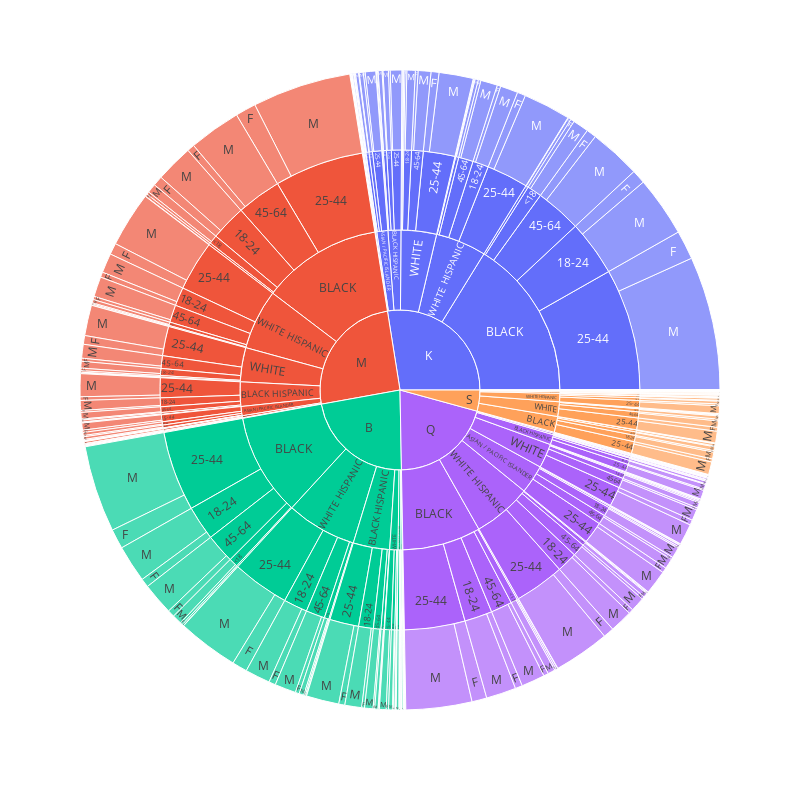

The notebook cell saved with this chart:
### Code cell
# Creating a chart to display the data.

fig = px.sunburst(monthly_sorted_df, path=['ARREST_BORO', 'PERP_RACE', 'AGE_GROUP', 'PERP_SEX'], values='counts')

fig.update_layout(width=800, height=800)

fig.show()

### Figure 1 — Plotly figure (JSON) as saved in the notebook; plotly's stock layout.template omitted (floating-point values rounded to 4 significant figures; data arrays with more than 128 entries replaced by an {"elided": "..."} marker saying what was removed)
{"data": [{"branchvalues": "total", "domain": {"x": [0, 1], "y": [0, 1]}, "hovertemplate": "labels=%{label}<br>counts=%{value}<br>parent=%{parent}<br>id=%{id}<extra></extra>", "ids": {"elided": "556 str values"}, "labels": {"elided": "556 str values"}, "name": "", "parents": {"elided": "556 str values"}, "type": "sunburst", "values": {"elided": "556 int values"}}], "layout": {"height": 800, "legend": {"tracegroupgap": 0}, "margin": {"t": 60}, "width": 800}}
